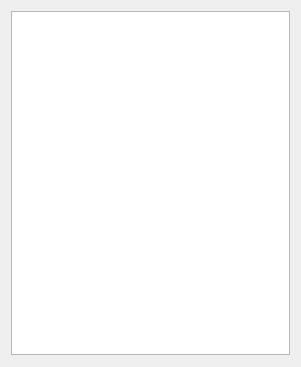
<?xml version="1.0"?>
<ui version="4.0">
  <class>ScriptSyncDialog</class>
  <widget class="QDialog" name="IDD_SYNCSCRIPTS">
    <property name="geometry">
      <rect>
        <x>0</x>
        <y>0</y>
        <width>301</width>
        <height>367</height>
      </rect>
    </property>
    <property name="windowTitle">
      <string>Syncing Scripts</string>
    </property>
    <property name="font">
      <font>
        <family>Liberation Sans</family>
        <pointsize>8</pointsize>
        <bold>false</bold>
        <italic>false</italic>
      </font>
    </property>
    <property name="enabled">
      <bool>true</bool>
    </property>
    <property name="windowFlags">
      <set>Qt::Dialog|Qt::WindowCloseButtonHint</set>
    </property>
    <property name="minimumSize">
      <size>
        <width>301</width>
        <height>367</height>
      </size>
    </property>
    <property name="maximumSize">
      <size>
        <width>301</width>
        <height>367</height>
      </size>
    </property>
    <widget class="QTableWidget" name="IDC_LIST">
      <property name="geometry">
        <rect>
          <x>11</x>
          <y>11</y>
          <width>279</width>
          <height>344</height>
        </rect>
      </property>
      <property name="visible">
        <bool>true</bool>
      </property>
      <property name="enabled">
        <bool>true</bool>
      </property>
      <property name="selectionBehavior">
        <enum>QAbstractItemView::SelectRows</enum>
      </property>
      <property name="selectionMode">
        <enum>QAbstractItemView::SingleSelection</enum>
      </property>
    </widget>
    <action name="IDD_ORPHANHUNTER">
      <property name="text">
        <string>Orphan Hunter</string>
      </property>
    </action>
    <action name="IDD_REORDER_PAGES">
      <property name="text">
        <string>Reorder Net Pages</string>
      </property>
    </action>
    <action name="IDD_SHOW_ALL_CHECKED_OUT">
      <property name="text">
        <string>Show All Pages Checked Out</string>
      </property>
    </action>
    <action name="IDM_IMPORT_BITMAP">
      <property name="text">
        <string>Bitmap/Animation Converter...</string>
      </property>
    </action>
    <action name="ID_APP_ABOUT">
      <property name="text">
        <string>&amp;About editor...</string>
      </property>
    </action>
    <action name="ID_APP_EXIT">
      <property name="text">
        <string>E&amp;xit</string>
      </property>
      <property name="shortcut">
        <string>Alt+X</string>
      </property>
    </action>
    <action name="ID_BRIEFING_EDITOR">
      <property name="text">
        <string>Briefing Editor...</string>
      </property>
    </action>
    <action name="ID_BUTTON_LIGHTING">
      <property name="text">
        <string>ID_BUTTON_LIGHTING</string>
      </property>
    </action>
    <action name="ID_BUTTON_OUTLINE">
      <property name="text">
        <string>ID_BUTTON_OUTLINE</string>
      </property>
    </action>
    <action name="ID_BUTTON_WINDOWSELECTION">
      <property name="text">
        <string>ID_BUTTON_WINDOWSELECTION</string>
      </property>
    </action>
    <action name="ID_D3HELP">
      <property name="text">
        <string>Help on D3 Editor</string>
      </property>
    </action>
    <action name="ID_EDITORS_AIPROPERTIES">
      <property name="text">
        <string>AI Properties...</string>
      </property>
    </action>
    <action name="ID_EDITORS_AMBIENTSOUNDS">
      <property name="text">
        <string>Ambient Sounds...</string>
      </property>
    </action>
    <action name="ID_EDITORS_DALLAS">
      <property name="text">
        <string>Dallas Graphical Script Editor...</string>
      </property>
    </action>
    <action name="ID_EDITORS_FILES">
      <property name="text">
        <string>Files...</string>
      </property>
    </action>
    <action name="ID_EDITORS_MEGACELLS">
      <property name="text">
        <string>Megacells...</string>
      </property>
    </action>
    <action name="ID_EDIT_ADDSELECT">
      <property name="text">
        <string>Add Current Room to Selected List</string>
      </property>
    </action>
    <action name="ID_EDIT_ATTACH">
      <property name="text">
        <string>&amp;Attach</string>
      </property>
    </action>
    <action name="ID_EDIT_CLEARSELECTED">
      <property name="text">
        <string>Clear Selected List</string>
      </property>
    </action>
    <action name="ID_EDIT_COPY">
      <property name="text">
        <string>&amp;Copy</string>
      </property>
      <property name="shortcut">
        <string>Ctrl+Ins</string>
      </property>
    </action>
    <action name="ID_EDIT_CUT">
      <property name="text">
        <string>Cu&amp;t</string>
      </property>
      <property name="shortcut">
        <string>Shift+Del</string>
      </property>
    </action>
    <action name="ID_EDIT_DELETE">
      <property name="text">
        <string>&amp;Delete</string>
      </property>
    </action>
    <action name="ID_EDIT_LOADSCRAP">
      <property name="text">
        <string>Load Scrap from Disk</string>
      </property>
    </action>
    <action name="ID_EDIT_PASTE">
      <property name="text">
        <string>&amp;Paste</string>
      </property>
      <property name="shortcut">
        <string>Shift+Ins</string>
      </property>
    </action>
    <action name="ID_EDIT_PLACE">
      <property name="text">
        <string>&amp;Place in Mine</string>
      </property>
    </action>
    <action name="ID_EDIT_PLACE_TERRAIN">
      <property name="text">
        <string>&amp;Place on Terrain</string>
      </property>
    </action>
    <action name="ID_EDIT_REMOVESELECT">
      <property name="text">
        <string>Remove Current Room from Selected List</string>
      </property>
    </action>
    <action name="ID_EDIT_SAVESCRAP">
      <property name="text">
        <string>Save Scrap to Disk</string>
      </property>
    </action>
    <action name="ID_EDIT_SELECTATTACHED">
      <property name="text">
        <string>Select All Rooms Attached to Current Room</string>
      </property>
    </action>
    <action name="ID_EDIT_UNDO">
      <property name="text">
        <string>&amp;Undo</string>
      </property>
      <property name="shortcut">
        <string>Alt+Backspace</string>
      </property>
    </action>
    <action name="ID_FILE_AUTOSAVE">
      <property name="text">
        <string>Autosave</string>
      </property>
      <property name="checkable">
        <bool>true</bool>
      </property>
    </action>
    <action name="ID_FILE_CHECKMINE">
      <property name="text">
        <string>&amp;Check Mine</string>
      </property>
    </action>
    <action name="ID_FILE_FIXCRACKS">
      <property name="text">
        <string>Fix Level Cracks</string>
      </property>
    </action>
    <action name="ID_FILE_FIXDEGENERATEFACES">
      <property name="text">
        <string>Fix/Remove Degenerate Faces</string>
      </property>
    </action>
    <action name="ID_FILE_IMPORT_ROOM">
      <property name="text">
        <string>Import 3DSMax Room</string>
      </property>
    </action>
    <action name="ID_FILE_INFORMATION">
      <property name="text">
        <string>&amp;Information</string>
      </property>
      <property name="shortcut">
        <string>Alt+I</string>
      </property>
    </action>
    <action name="ID_FILE_LEAVE_EDITOR">
      <property name="text">
        <string>Go to main menu...</string>
      </property>
    </action>
    <action name="ID_FILE_LEVELPROPS">
      <property name="text">
        <string>Set Selected Room(s) Properties</string>
      </property>
    </action>
    <action name="ID_FILE_LEVEL_INFO">
      <property name="text">
        <string>Edit Level Info...</string>
      </property>
    </action>
    <action name="ID_FILE_MRU_FILE1">
      <property name="text">
        <string>Recent File</string>
      </property>
      <property name="enabled">
        <bool>false</bool>
      </property>
    </action>
    <action name="ID_FILE_NEW">
      <property name="text">
        <string>&amp;New</string>
      </property>
      <property name="shortcut">
        <string>Ctrl+N</string>
      </property>
    </action>
    <action name="ID_FILE_OPEN">
      <property name="text">
        <string>&amp;Open...</string>
      </property>
      <property name="shortcut">
        <string>Ctrl+O</string>
      </property>
    </action>
    <action name="ID_FILE_PLAY640X480">
      <property name="text">
        <string>&amp;Play in 640 x 480</string>
      </property>
      <property name="shortcut">
        <string>Alt+P</string>
      </property>
    </action>
    <action name="ID_FILE_PREFERENCES">
      <property name="text">
        <string>Preferences</string>
      </property>
    </action>
    <action name="ID_FILE_PRINT">
      <property name="text">
        <string>&amp;Print...</string>
      </property>
      <property name="shortcut">
        <string>Ctrl+P</string>
      </property>
    </action>
    <action name="ID_FILE_PRINT_PREVIEW">
      <property name="text">
        <string>Print Pre&amp;view</string>
      </property>
    </action>
    <action name="ID_FILE_PRINT_SETUP">
      <property name="text">
        <string>P&amp;rint Setup...</string>
      </property>
    </action>
    <action name="ID_FILE_REMOVEDUPLICATEFACESFROMCURRENTROOM">
      <property name="text">
        <string>Remove Duplicate Faces from Current Room</string>
      </property>
    </action>
    <action name="ID_FILE_REMOVEEXTRAPOINTS">
      <property name="text">
        <string>Remove Extra Points</string>
      </property>
    </action>
    <action name="ID_FILE_RESTOREGAMESTATE">
      <property name="text">
        <string>Restore Gamestate</string>
      </property>
    </action>
    <action name="ID_FILE_SAVE">
      <property name="text">
        <string>&amp;Save</string>
      </property>
      <property name="shortcut">
        <string>Ctrl+S</string>
      </property>
    </action>
    <action name="ID_FILE_SAVEGOALTEXT">
      <property name="text">
        <string>Save Goal Text to File</string>
      </property>
    </action>
    <action name="ID_FILE_SAVE_AS">
      <property name="text">
        <string>Save &amp;As...</string>
      </property>
    </action>
    <action name="ID_FILE_SAVE_COPY_AS">
      <property name="text">
        <string>Save Copy &amp;As...</string>
      </property>
    </action>
    <action name="ID_FILE_STATS">
      <property name="text">
        <string>Show Level Stats</string>
      </property>
    </action>
    <action name="ID_FILE_UPDATE">
      <property name="text">
        <string>&amp;Update</string>
      </property>
      <property name="shortcut">
        <string>Ctrl+S</string>
      </property>
    </action>
    <action name="ID_FILE_VERIFY_LEVEL">
      <property name="text">
        <string>Verify Level</string>
      </property>
    </action>
    <action name="ID_HOTSPOT_TGA">
      <property name="text">
        <string>HotSpot TGA Extractor...</string>
      </property>
    </action>
    <action name="ID_MINE_VIEW">
      <property name="text">
        <string>Mine View</string>
      </property>
      <property name="shortcut">
        <string>F2</string>
      </property>
    </action>
    <action name="ID_OBJBUTTON">
      <property name="text">
        <string>ID_OBJBUTTON</string>
      </property>
    </action>
    <action name="ID_OBJECT_DELETEOBJECT">
      <property name="text">
        <string>Delete Object</string>
      </property>
      <property name="shortcut">
        <string>Del</string>
      </property>
    </action>
    <action name="ID_OBJECT_MOVEPLAYER">
      <property name="text">
        <string>Move Player 0 to Viewer</string>
      </property>
    </action>
    <action name="ID_OBJECT_PLACECAMERAATCURRENTFACE">
      <property name="text">
        <string>Create New Camera at Current Face</string>
      </property>
    </action>
    <action name="ID_OBJECT_PLACECAMERAATVIEWER">
      <property name="text">
        <string>Create New Camera at Viewer</string>
      </property>
    </action>
    <action name="ID_OBJECT_PLACEOBJECT">
      <property name="text">
        <string>Place Object</string>
      </property>
      <property name="shortcut">
        <string>Ins</string>
      </property>
    </action>
    <action name="ID_OBJECT_PLACESOUNDSOURCEATVIEWER">
      <property name="text">
        <string>Create SoundSource at Viewer</string>
      </property>
    </action>
    <action name="ID_OBJECT_PLACEWAYPOINTATVIEWER">
      <property name="text">
        <string>Place Waypoint at Viewer</string>
      </property>
    </action>
    <action name="ID_OBJECT_SELECTBYNUMBER">
      <property name="text">
        <string>Select Object By Number</string>
      </property>
    </action>
    <action name="ID_OBJECT_SETCAMERAFROMVIEWER">
      <property name="text">
        <string>Move Camera to Viewer</string>
      </property>
    </action>
    <action name="ID_OBJECT_SETVIEWERFROMCAMERA">
      <property name="text">
        <string>Move Viewer to Camera</string>
      </property>
    </action>
    <action name="ID_OSIRISCOMPILE">
      <property name="text">
        <string>ID_OSIRISCOMPILE</string>
      </property>
    </action>
    <action name="ID_REINIT_OPENGL">
      <property name="text">
        <string>ID_REINIT_OPENGL</string>
      </property>
    </action>
    <action name="ID_ROOM_ADD">
      <property name="text">
        <string>&amp;Add Room at Current Face</string>
      </property>
      <property name="shortcut">
        <string>Shift+A</string>
      </property>
    </action>
    <action name="ID_ROOM_ADDVERTTONEWFACE">
      <property name="text">
        <string>Add Vert to New Face</string>
      </property>
      <property name="shortcut">
        <string>Shift+V</string>
      </property>
    </action>
    <action name="ID_ROOM_ATTACHROOM">
      <property name="text">
        <string>Attach Room</string>
      </property>
    </action>
    <action name="ID_ROOM_BUILDBRIDGE">
      <property name="text">
        <string>&amp;Build Bridge</string>
      </property>
    </action>
    <action name="ID_ROOM_BUILDSMOOTHBRIDGE">
      <property name="text">
        <string>Build Smooth Bridge</string>
      </property>
      <property name="shortcut">
        <string>Ctrl+B</string>
      </property>
    </action>
    <action name="ID_ROOM_CLEARCENTERPOINT">
      <property name="text">
        <string>Clear Center Point</string>
      </property>
    </action>
    <action name="ID_ROOM_COMBINE">
      <property name="text">
        <string>Combine Rooms</string>
      </property>
    </action>
    <action name="ID_ROOM_DELETE">
      <property name="text">
        <string>Delete Current Room</string>
      </property>
    </action>
    <action name="ID_ROOM_DELETECONNECTEDFACES">
      <property name="text">
        <string>Delete Connected Faces</string>
      </property>
    </action>
    <action name="ID_ROOM_DELETEFACE">
      <property name="text">
        <string>Delete Current Face</string>
      </property>
    </action>
    <action name="ID_ROOM_DELETEPORTAL">
      <property name="text">
        <string>Delete Current Portal</string>
      </property>
    </action>
    <action name="ID_ROOM_DELETEVERT">
      <property name="text">
        <string>Delete Current Vert From Face</string>
      </property>
    </action>
    <action name="ID_ROOM_DROPROOM">
      <property name="text">
        <string>Drop Room</string>
      </property>
    </action>
    <action name="ID_ROOM_FACE_ADDVERTTOEDGE">
      <property name="text">
        <string>Add Vert To Edge</string>
      </property>
    </action>
    <action name="ID_ROOM_FACE_DELETEVERTONEDGE">
      <property name="text">
        <string>Delete Vert on Edge</string>
      </property>
    </action>
    <action name="ID_ROOM_FACE_MOVEVERTONEDGE">
      <property name="text">
        <string>Move Vert on Edge</string>
      </property>
    </action>
    <action name="ID_ROOM_FACE_SPLITFACE">
      <property name="text">
        <string>Split Face</string>
      </property>
    </action>
    <action name="ID_ROOM_FINISHNEWFACE">
      <property name="text">
        <string>Add Last Point to New Face (Finish Face)</string>
      </property>
    </action>
    <action name="ID_ROOM_GRABTEXTURE">
      <property name="text">
        <string>Grab Texture</string>
      </property>
      <property name="shortcut">
        <string>G</string>
      </property>
    </action>
    <action name="ID_ROOM_JOINROOMS">
      <property name="text">
        <string>Join Rooms</string>
      </property>
    </action>
    <action name="ID_ROOM_JOINROOMSEXACT">
      <property name="text">
        <string>Join Rooms Exact</string>
      </property>
    </action>
    <action name="ID_ROOM_JOIN_ADJACENT_FACES">
      <property name="text">
        <string>Join Adjacent Faces</string>
      </property>
    </action>
    <action name="ID_ROOM_LINKTONEWEXTERNAL">
      <property name="text">
        <string>Link Room to New External Room</string>
      </property>
    </action>
    <action name="ID_ROOM_MARK">
      <property name="text">
        <string>&amp;Mark Room/Face</string>
      </property>
      <property name="shortcut">
        <string>Ctrl+M</string>
      </property>
    </action>
    <action name="ID_ROOM_MERGEOBJECTINTOROOM">
      <property name="text">
        <string>Merge Object into Room</string>
      </property>
    </action>
    <action name="ID_ROOM_NEXTFACE">
      <property name="text">
        <string>Next Face</string>
      </property>
      <property name="shortcut">
        <string>F</string>
      </property>
    </action>
    <action name="ID_ROOM_PLACEROOM">
      <property name="text">
        <string>Place Room at Current Room</string>
      </property>
    </action>
    <action name="ID_ROOM_PLACETERRAINROOM">
      <property name="text">
        <string>Place Room at Current Terrain Cell</string>
      </property>
    </action>
    <action name="ID_ROOM_PREVIOUSFACE">
      <property name="text">
        <string>Previous Face</string>
      </property>
      <property name="shortcut">
        <string>Shift+F</string>
      </property>
    </action>
    <action name="ID_ROOM_PROPAGATETOADJACENTCOPLANARFACES">
      <property name="text">
        <string>Propagate to Adjacent Coplanar Faces</string>
      </property>
      <property name="shortcut">
        <string>Ctrl+F</string>
      </property>
    </action>
    <action name="ID_ROOM_PROPAGATETOALL">
      <property name="text">
        <string>Propagate to All Faces in Room</string>
      </property>
      <property name="shortcut">
        <string>Shift+R</string>
      </property>
    </action>
    <action name="ID_ROOM_RENAMEROOM">
      <property name="text">
        <string>Rename Room</string>
      </property>
      <property name="shortcut">
        <string>Ctrl+R</string>
      </property>
    </action>
    <action name="ID_ROOM_ROTATEPLACEDROOM45DEGREES">
      <property name="text">
        <string>Rotate Placed Room 45 Degrees</string>
      </property>
    </action>
    <action name="ID_ROOM_SAVECURRENTROOM">
      <property name="text">
        <string>Save Current Room</string>
      </property>
    </action>
    <action name="ID_ROOM_SELECTBYNUMBER">
      <property name="text">
        <string>Select Room by Number</string>
      </property>
    </action>
    <action name="ID_ROOM_SELECTFACEBYNUMBER">
      <property name="text">
        <string>Select Face by Number</string>
      </property>
    </action>
    <action name="ID_ROOM_SETCENTERFROMVIEWER">
      <property name="text">
        <string>Set Room Center from Viewer</string>
      </property>
    </action>
    <action name="ID_ROOM_SNAPPLACEDROOM">
      <property name="text">
        <string>Snap Placed Room</string>
      </property>
    </action>
    <action name="ID_ROOM_SNAPPOINTTOEDGE">
      <property name="text">
        <string>Snap Point to Edge</string>
      </property>
    </action>
    <action name="ID_ROOM_SNAPPOINTTOFACE">
      <property name="text">
        <string>Snap Point to Face</string>
      </property>
    </action>
    <action name="ID_ROOM_SNAPPOINTTOPOINT">
      <property name="text">
        <string>Snap Point to Point</string>
      </property>
    </action>
    <action name="ID_ROOM_SPLITFACE">
      <property name="text">
        <string>Triangulate face</string>
      </property>
    </action>
    <action name="ID_ROOM_STARTNEWFACE">
      <property name="text">
        <string>Add First Point to New Face (Start Face)</string>
      </property>
    </action>
    <action name="ID_ROOM_SWAPMAKEDANDCURRENTROOMFACE">
      <property name="text">
        <string>Swap Marked and Current Room/Face</string>
      </property>
    </action>
    <action name="ID_ROOM_UNDOSNAP">
      <property name="text">
        <string>Undo Snap</string>
      </property>
    </action>
    <action name="ID_ROOM_UNPLACEROOM">
      <property name="text">
        <string>Un-place Room/Group/Door</string>
      </property>
    </action>
    <action name="ID_ROOM_VIEW">
      <property name="text">
        <string>Room View</string>
      </property>
      <property name="shortcut">
        <string>F4</string>
      </property>
    </action>
    <action name="ID_SCRIPT_LEVEL_INTERFACE">
      <property name="text">
        <string>Levels and Scripts...</string>
      </property>
    </action>
    <action name="ID_SUBEDITORS_FONT">
      <property name="text">
        <string>Font Editor...</string>
      </property>
    </action>
    <action name="ID_SUBEDITORS_HOGMAKER">
      <property name="text">
        <string>Hog Maker...</string>
      </property>
    </action>
    <action name="ID_SUBEDITORS_TABLEFILEEDIT">
      <property name="text">
        <string>Table File Text Editor...</string>
      </property>
    </action>
    <action name="ID_SUBEDITORS_TABLEFILEFILTER">
      <property name="text">
        <string>Table File Filter...</string>
      </property>
    </action>
    <action name="ID_TABLEEDIT_FILE_EXIT">
      <property name="text">
        <string>&amp;Exit</string>
      </property>
    </action>
    <action name="ID_TABLEEDIT_FILE_LOAD">
      <property name="text">
        <string>&amp;Load...</string>
      </property>
    </action>
    <action name="ID_TABLEEDIT_FILE_SAVE">
      <property name="text">
        <string>&amp;Save</string>
      </property>
    </action>
    <action name="ID_TABLEEDIT_FILE_SAVE_AS">
      <property name="text">
        <string>S&amp;ave as...</string>
      </property>
    </action>
    <action name="ID_TABLEFILTER_FILE_EXIT">
      <property name="text">
        <string>Exit</string>
      </property>
    </action>
    <action name="ID_TABLEFILTER_FILE_LOAD">
      <property name="text">
        <string>Load...</string>
      </property>
    </action>
    <action name="ID_TABLEFILTER_FILE_NEW">
      <property name="text">
        <string>New</string>
      </property>
    </action>
    <action name="ID_TABLEFILTER_FILE_SAVE">
      <property name="text">
        <string>Save</string>
      </property>
    </action>
    <action name="ID_TABLEFILTER_FILE_SAVEAS">
      <property name="text">
        <string>Save as...</string>
      </property>
    </action>
    <action name="ID_TERRAIN_VIEW">
      <property name="text">
        <string>Terrain View</string>
      </property>
      <property name="shortcut">
        <string>F3</string>
      </property>
    </action>
    <action name="ID_TEST_TEST1">
      <property name="text">
        <string>Test function 1</string>
      </property>
    </action>
    <action name="ID_TEST_TEST2">
      <property name="text">
        <string>Test function 2</string>
      </property>
    </action>
    <action name="ID_TEST_TEST3">
      <property name="text">
        <string>Test function 3</string>
      </property>
    </action>
    <action name="ID_TOOLS_WORLD_OBJECTS_BUILDINGS">
      <property name="text">
        <string>Buildings...</string>
      </property>
    </action>
    <action name="ID_TOOLS_WORLD_OBJECTS_CLUTTER">
      <property name="text">
        <string>Clutter...</string>
      </property>
    </action>
    <action name="ID_TOOLS_WORLD_OBJECTS_DOOR">
      <property name="text">
        <string>Doors...</string>
      </property>
    </action>
    <action name="ID_TOOLS_WORLD_OBJECTS_LIGHTS">
      <property name="text">
        <string>Lights...</string>
      </property>
    </action>
    <action name="ID_TOOLS_WORLD_OBJECTS_PLAYER">
      <property name="text">
        <string>Player Ships...</string>
      </property>
    </action>
    <action name="ID_TOOLS_WORLD_OBJECTS_POWERUPS">
      <property name="text">
        <string>Powerups...</string>
      </property>
    </action>
    <action name="ID_TOOLS_WORLD_OBJECTS_ROBOTS">
      <property name="text">
        <string>Robots...</string>
      </property>
    </action>
    <action name="ID_TOOLS_WORLD_OBJECTS_SOUND">
      <property name="text">
        <string>Sounds...</string>
      </property>
    </action>
    <action name="ID_TOOLS_WORLD_TEXTURES">
      <property name="text">
        <string>Textures...</string>
      </property>
    </action>
    <action name="ID_TOOLS_WORLD_WEAPONS">
      <property name="text">
        <string>Weapons...</string>
      </property>
    </action>
    <action name="ID_VIEW_CENTERONCUBE">
      <property name="text">
        <string>Center on Current &amp;Room</string>
      </property>
      <property name="shortcut">
        <string>Home</string>
      </property>
    </action>
    <action name="ID_VIEW_CENTERONMINE">
      <property name="text">
        <string>Center on &amp;Mine Origin</string>
      </property>
    </action>
    <action name="ID_VIEW_CENTERONOBJECT">
      <property name="text">
        <string>Center on Current &amp;Object</string>
      </property>
    </action>
    <action name="ID_VIEW_DELETEVIEWER">
      <property name="text">
        <string>Delete Viewer</string>
      </property>
    </action>
    <action name="ID_VIEW_FLIP">
      <property name="text">
        <string>Flip Viewer</string>
      </property>
      <property name="shortcut">
        <string>/</string>
      </property>
    </action>
    <action name="ID_VIEW_KEYPAD_TOGGLE">
      <property name="text">
        <string>Keypad</string>
      </property>
      <property name="shortcut">
        <string>F10</string>
      </property>
    </action>
    <action name="ID_VIEW_MOVECAMERATOCURRENTOBJECT">
      <property name="text">
        <string>Move camera to Current Object</string>
      </property>
    </action>
    <action name="ID_VIEW_MOVECAMERATOSELECTEDFACE">
      <property name="text">
        <string>Move camera to &amp;Current Face</string>
      </property>
      <property name="shortcut">
        <string>Shift+C</string>
      </property>
    </action>
    <action name="ID_VIEW_MOVECAMERATOSELECTEDROOM">
      <property name="text">
        <string>Move camera to &amp;Current Room</string>
      </property>
      <property name="shortcut">
        <string>C</string>
      </property>
    </action>
    <action name="ID_VIEW_NEWVIEWER">
      <property name="text">
        <string>New Viewer</string>
      </property>
    </action>
    <action name="ID_VIEW_NEXTVIEWER">
      <property name="text">
        <string>Next Viewer</string>
      </property>
    </action>
    <action name="ID_VIEW_RESETVIEWRADIUS">
      <property name="text">
        <string>Reset View Radius</string>
      </property>
    </action>
    <action name="ID_VIEW_SHOWOBJECTSINWIREFRAMEVIEW">
      <property name="text">
        <string>Show objects in Wireframe view</string>
      </property>
    </action>
    <action name="ID_VIEW_SHOWVIEWERFORWARDVECTOR">
      <property name="text">
        <string>Show Viewer Forward Vector</string>
      </property>
    </action>
    <action name="ID_VIEW_STATUS_BAR">
      <property name="text">
        <string>&amp;Status Bar</string>
      </property>
    </action>
    <action name="ID_VIEW_TEXTUREMINE">
      <property name="text">
        <string>Te&amp;xtured view</string>
      </property>
    </action>
    <action name="ID_VIEW_TOOLBAR">
      <property name="text">
        <string>&amp;Toolbar</string>
      </property>
    </action>
    <action name="ID_VIEW_VIEWPROP">
      <property name="text">
        <string>Display Viewer Properties</string>
      </property>
    </action>
    <action name="ID_VIEW_WIREFRAMEMINE">
      <property name="text">
        <string>&amp;Wireframe view</string>
      </property>
    </action>
    <action name="ID_WINDOW_CASCADE">
      <property name="text">
        <string>&amp;Cascade</string>
      </property>
    </action>
    <action name="ID_WINDOW_TILE">
      <property name="text">
        <string>&amp;Tile</string>
      </property>
    </action>
    <action name="ID_ZBUTTON">
      <property name="text">
        <string>ID_ZBUTTON</string>
      </property>
    </action>
  </widget>
</ui>
